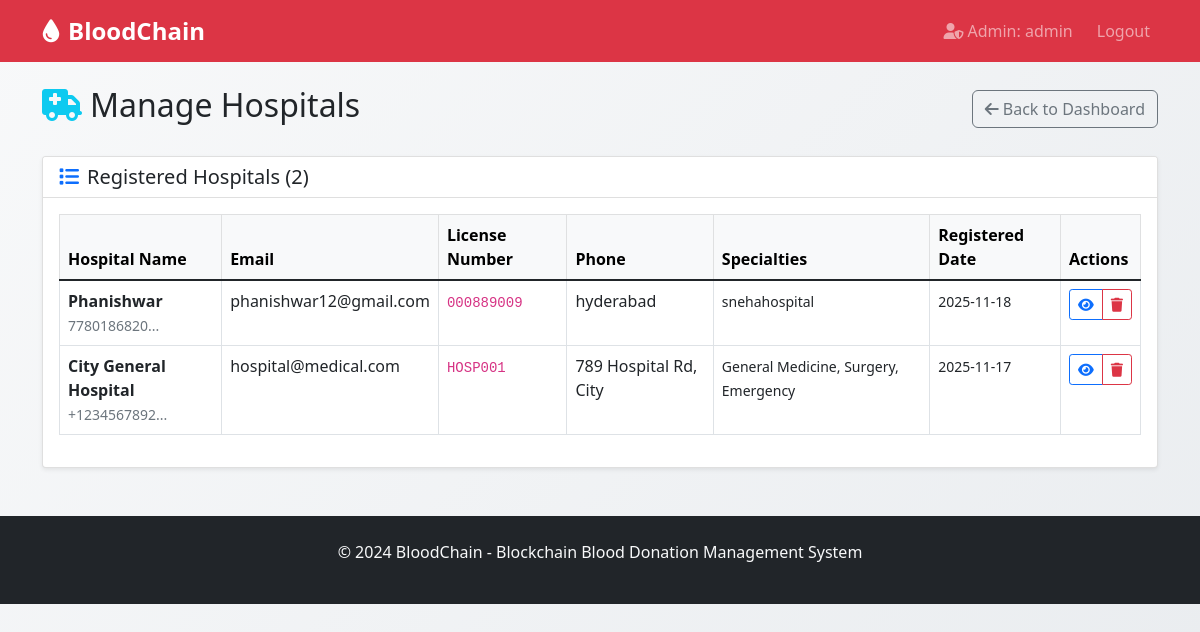
/admin/hospitals (signed in), run on the app's committed database.
### tables this page shows
CREATE TABLE hospital (
            id INTEGER PRIMARY KEY AUTOINCREMENT,
            name TEXT NOT NULL,
            email TEXT UNIQUE NOT NULL,
            password TEXT NOT NULL,
            license_number TEXT UNIQUE,
            address TEXT,
            phone TEXT,
            specialties TEXT,
            created_at TIMESTAMP DEFAULT CURRENT_TIMESTAMP
        );

### app.py (the view)
@app.route('/admin/hospitals')
def admin_hospitals():
    if 'admin_id' not in session:
        flash('Please login as admin first!', 'error')
        return redirect(url_for('admin_login'))
    conn = get_db_connection()
    hospitals = []
    if conn:
        try:
            cursor = conn.cursor()
            cursor.execute("SELECT * FROM hospital ORDER BY created_at DESC")
            hospital_rows = cursor.fetchall()
            for row in hospital_rows:
                hospitals.append({
                    'id': row[0],
                    'name': row[1],
                    'email': row[2],
                    'license_number': row[4],
                    'phone': row[5],
                    'address': row[6],
                    'specialties': row[7],
                    'created_at': row[8]
                })
        except Exception as e:
            print(f"Error fetching hospitals: {e}")
        finally:
            conn.close()
    return render_template('admin_hospitals.html', hospitals=hospitals)

### app.py (called while the page is built)
def get_db_connection():
    return db_config.get_connection()

def get_today_date():
    return datetime.now().strftime('%Y-%m-%d')

@app.context_processor
def inject_today_date():
    return {'today': get_today_date()}

### config.py (called while the page is built)
    def get_connection(self):
        try:
            conn = sqlite3.connect(self.database_path)
            conn.row_factory = sqlite3.Row
            return conn
        except Exception as e:
            print(f"❌ SQLite connection error: {e}")
            return None

### templates/admin_hospitals.html (shortened to what this page needs)
{% extends "base.html" %}
{% block content %}
<div class="row">
    <div class="col-12">
        <div class="d-flex justify-content-between align-items-center mb-4">
            <h2>
                <i class="fas fa-ambulance me-2 text-info"></i>Manage Hospitals
            </h2>
            <a href="{{ url_for('admin_dashboard') }}" class="btn btn-outline-secondary">
                <i class="fas fa-arrow-left me-1"></i>Back to Dashboard
            </a>
        </div>
        <div class="card">
            <div class="card-header bg-white">
                <h5 class="card-title mb-0">
                    <i class="fas fa-list me-2 text-primary"></i>Registered Hospitals ({{ hospitals|length }})
                </h5>
            </div>
            <div class="card-body">
                {% if hospitals %}
                    <div class="table-responsive">
                        <table class="table table-bordered table-hover">
                            <thead class="table-light">
                                <tr>
                                    <th>Hospital Name</th>
                                    <th>Email</th>
                                    <th>License Number</th>
                                    <th>Phone</th>
                                    <th>Specialties</th>
                                    <th>Registered Date</th>
                                    <th>Actions</th>
                                </tr>
                            </thead>
                            <tbody>
                                {% for hospital in hospitals %}
                                <tr>
                                    <td>
                                        <strong>{{ hospital.name }}</strong>
                                        <br>
                                        <small class="text-muted">{{ hospital.address[:50] }}...</small>
                                    </td>
                                    <td>{{ hospital.email }}</td>
                                    <td>
                                        <code>{{ hospital.license_number }}</code>
                                    </td>
                                    <td>{{ hospital.phone }}</td>
                                    <td>
                                        {% if hospital.specialties %}
                                            <small>{{ hospital.specialties[:50] }}{% if hospital.specialties|length > 50 %}...{% endif %}</small>
                                        {% else %}
                                            <span class="text-muted">-</span>
                                        {% endif %}
                                    </td>
                                    <td>
                                        <small>{{ hospital.created_at[:10] if hospital.created_at else 'N/A' }}</small>
                                    </td>
                                    <td>
                                        <div class="btn-group btn-group-sm">
                                            <button class="btn btn-outline-primary"
                                                    onclick="viewHospital({{ hospital.id }})"
                                                    data-bs-toggle="tooltip" title="View Details">
                                                <i class="fas fa-eye"></i>
                                            </button>
                                            <a href="{{ url_for('delete_hospital', hospital_id=hospital.id) }}"
                                               class="btn btn-outline-danger"
                                               onclick="return confirm('Are you sure you want to delete this hospital? This will also delete all associated patients.')"
                                               data-bs-toggle="tooltip" title="Delete Hospital">
                                                <i class="fas fa-trash"></i>
                                            </a>
                                        </div>
                                    </td>
                                </tr>
                                {% endfor %}
                            </tbody>
                        </table>
                    </div>
                {% else %}
                    <div class="text-center py-5">
                        <i class="fas fa-ambulance fa-3x text-muted mb-3"></i>
                        <h5 class="text-muted">No Hospitals Found</h5>
                        <p class="text-muted">No hospitals have registered yet.</p>
                    </div>
                {% endif %}
            </div>
        </div>
    </div>
</div>
{% endblock %}

### templates/base.html (style rules this page uses)
body { background: linear-gradient(135deg, #f8f9fa 0%, #e9ecef 100%); min-height: 100vh; }
.card { box-shadow: 0 0.125rem 0.25rem rgba(0, 0, 0, 0.075); border: 1px solid rgba(0, 0, 0, 0.125); transition: transform 0.2s; }
.btn { border-radius: 0.375rem; font-weight: 500; }

### data on the page
hospital: name "Phanishwar", phone "7780186820", email "phanishwar12@gmail.com", license_number "000889009", phone "hyderabad", specialties "snehahospital", created_at "2025-11-18"
hospital: name "City General Hospital", phone "+1234567892", email "hospital@medical.com", license_number "HOSP001", phone "789 Hospital Rd, City", specialties "General Medicine, Surgery, Emergency", created_at "2025-11-17"

### other printed values
{{ session.admin_username }} "admin"
{{ hospitals|length }} "2"
